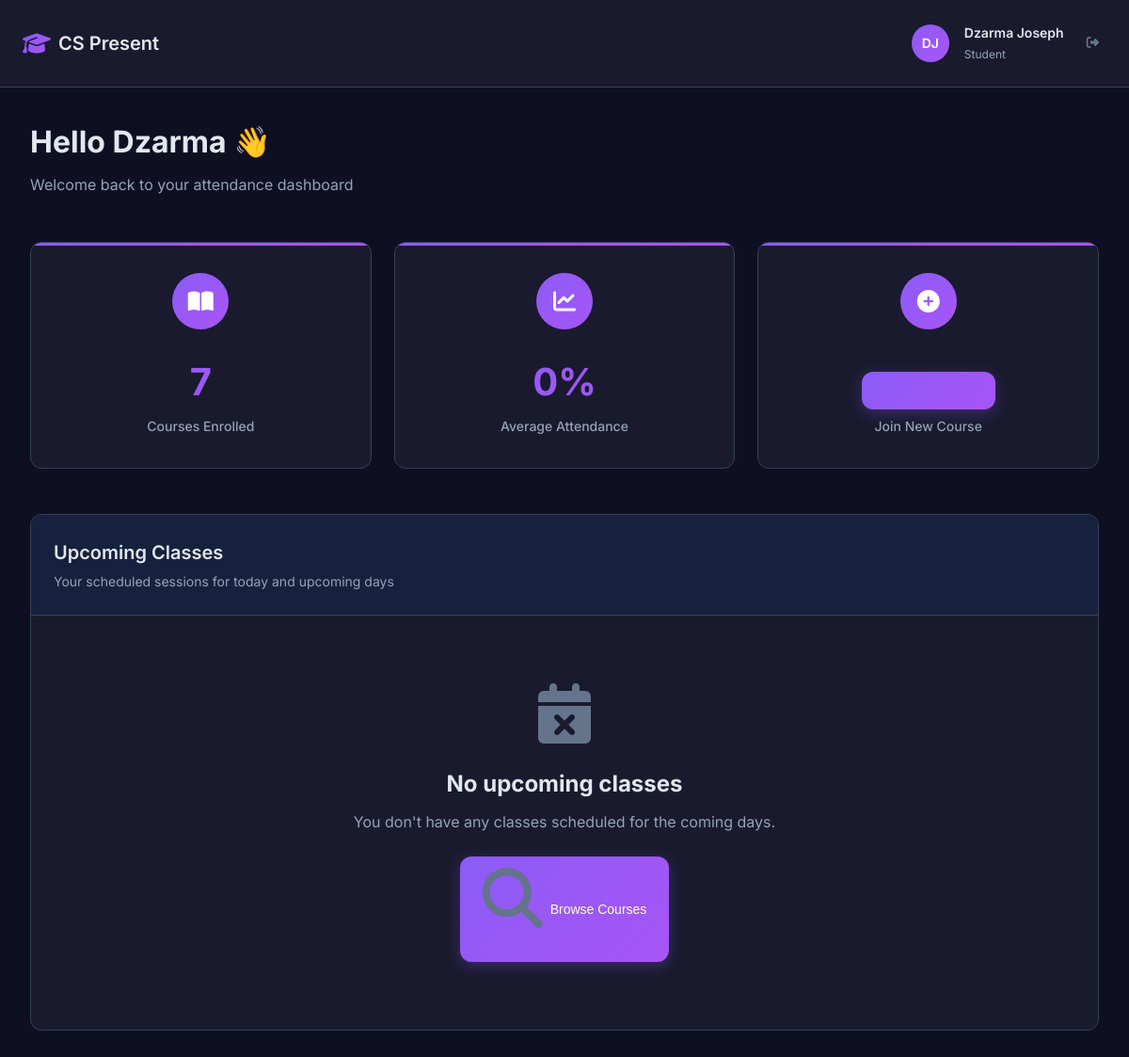
Page /dashboard (signed in) on the committed database.
### models.py (models this page shows, shortened)
class User(db.Model):
    id = db.Column(db.Integer, primary_key=True)
    full_name = db.Column(db.String(100), nullable=False)
    matric_number = db.Column(db.String(20), unique=True, nullable=False)
    password = db.Column(db.String(255), nullable=False)
    role = db.Column(db.String(20), nullable=False, default='student')  # 'student' or 'admin'
    profile_picture = db.Column(db.String(255), default='default-avatar.png')
    created_at = db.Column(db.DateTime, default=datetime.utcnow)
    enrollments = db.relationship('Enrollment', backref='user', lazy=True, cascade='all, delete-orphan')
    attendance_records = db.relationship('AttendanceRecord', backref='user', lazy=True, cascade='all, delete-orphan')
    announcements = db.relationship('Announcement', backref='author', lazy=True)
    notification_reads = db.relationship('AnnouncementRead', backref='user', lazy=True, cascade='all, delete-orphan')

### app.py (the view)
@app.route("/dashboard")
@login_required
def dashboard():
    user = User.query.get(session["user_id"])
    if user.role == "admin":
        return redirect(url_for("admin_dashboard"))
    enrollments = Enrollment.query.filter_by(user_id=user.id).all()
    courses_count = len(enrollments)
    total_classes = 0
    attended_classes = 0
    for enrollment in enrollments:
        course_records = AttendanceRecord.query.filter_by(
            user_id=user.id, course_id=enrollment.course_id
        ).all()
        total_classes += len(course_records)
        attended_classes += len([r for r in course_records if r.status == "present"])
    avg_attendance = round(
        (attended_classes / total_classes * 100) if total_classes > 0 else 0, 1
    )
    today = datetime.now().date()
    upcoming_sessions = (
        ClassSession.query.filter(
            ClassSession.date >= today,
            ClassSession.course_id.in_([e.course_id for e in enrollments]),
        )
        .order_by(ClassSession.date, ClassSession.start_time)
        .limit(5)
        .all()
    )
    return render_template(
        "student/dashboard.html",
        user=user,
        courses_count=courses_count,
        avg_attendance=avg_attendance,
        upcoming_sessions=upcoming_sessions,
    )

### app.py (called while the page is built)
def login_required(f):
    @wraps(f)
    def decorated_function(*args, **kwargs):
        if "user_id" not in session:
            return redirect(url_for("login"))
        return f(*args, **kwargs)
    return decorated_function

### templates/student/dashboard.html (shortened to what this page needs)
{% extends "base.html" %}
{% block content %}
<div class="app-layout">
    <div class="app-header">
        <div class="header-content">
            <div class="header-left">
                <a href="{{ url_for('dashboard') }}" class="header-logo">
                    <i class="fas fa-graduation-cap"></i>
                    <span>CS Present</span>
                </a>
            </div>
            <div class="header-user">
                <div class="user-avatar">
                    {{ user.full_name.split()[0][0] }}{{ user.full_name.split()[1][0] if user.full_name.split()|length > 1 else '' }}
                </div>
                <div class="user-info">
                    <h3>{{ user.full_name }}</h3>
                    <p>Student</p>
                </div>
                <button class="logout-btn" onclick="window.location.href='{{ url_for('logout') }}'">
                    <i class="fas fa-sign-out-alt"></i>
                </button>
            </div>
        </div>
    </div>
    <div class="main-content">
        <div class="page-header">
            <h1 class="page-title">Hello {{ user.full_name.split()[0] }} 👋</h1>
            <p class="page-subtitle">Welcome back to your attendance dashboard</p>
        </div>
        <div class="stats-grid">
            <div class="stat-card">
                <div class="stat-icon">
                    <i class="fas fa-book-open"></i>
                </div>
                <div class="stat-value">{{ courses_count }}</div>
                <div class="stat-label">Courses Enrolled</div>
            </div>
            <div class="stat-card">
                <div class="stat-icon">
                    <i class="fas fa-chart-line"></i>
                </div>
                <div class="stat-value">{{ avg_attendance }}%</div>
                <div class="stat-label">Average Attendance</div>
            </div>
            <div class="stat-card">
                <div class="stat-icon">
                    <i class="fas fa-plus-circle"></i>
                </div>
                <div class="stat-value">
                    <button class="btn btn-primary" onclick="openModal('add-course-modal')">
                        <i class="fas fa-plus"></i>
                    </button>
                </div>
                <div class="stat-label">Join New Course</div>
            </div>
        </div>
        <div class="card">
            <div class="card-header">
                <h2 class="card-title">Upcoming Classes</h2>
                <p class="card-subtitle">Your scheduled sessions for today and upcoming days</p>
            </div>
            <div class="card-body">
                {% if upcoming_sessions %}
                    <div class="upcoming-classes">
                        {% for session in upcoming_sessions %}
                        <div class="class-item"
                             data-session-id="{{ session.id }}"
                             data-start-time="{{ session.start_time }}"
                             data-end-time="{{ session.end_time }}"
                             data-session-date="{{ session.date }}">
                            <div class="class-info">
                                <div class="class-header">
                                    <span class="course-code">{{ session.course.course_code }}</span>
                                    <span class="course-status status-{{ 'active' if session.is_active() else 'upcoming' }}">
                                        {{ 'Active' if session.is_active() else 'Upcoming' }}
                                    </span>
                                </div>
                                <h3 class="course-title">{{ session.course.course_title }}</h3>
                                <p class="course-lecturer">{{ session.course.lecturer_name }}</p>
                                <div class="class-details">
                                    <span class="class-time">
                                        <i class="fas fa-clock"></i>
                                        {{ session.start_time.strftime('%I:%M %p') }} - {{ session.end_time.strftime('%I:%M %p') }}
                                    </span>
                                    <span class="class-date">
                                        <i class="fas fa-calendar"></i>
                                        {{ session.date.strftime('%a, %b %d') }}
                                    </span>
                                    {% if session.location %}
                                    <span class="class-location">
                                        <i class="fas fa-map-marker-alt"></i>
                                        {{ session.location }}
                                    </span>
                                    {% endif %}
                                </div>
                            </div>
                            {% if session.is_active() %}
                            <div class="class-actions">
                                <button class="btn btn-primary attendance-btn animate-pulse"
                                        onclick="markAttendance({{ session.id }})">
                                    <i class="fas fa-user-check"></i>
                                    I Am Present
                                </button>
                            </div>
                            {% endif %}
                        </div>
                        {% endfor %}
                    </div>
                {% else %}
                    <div class="empty-state">
                        <i class="fas fa-calendar-times"></i>
                        <h3>No upcoming classes</h3>
                        <p>You don't have any classes scheduled for the coming days.</p>
                        <button class="btn btn-primary" onclick="window.location.href='{{ url_for('courses') }}'">
                            <i class="fas fa-search"></i>
                            Browse Courses
                        </button>
                    </div>
                {% endif %}
            </div>
        </div>
    </div>
</div>
{% endblock %}

### templates/student/dashboard.html (style rules this page uses)
.empty-state { text-align: center; padding: var(--spacing-2xl); color: var(--text-secondary); }
.empty-state i { font-size: 4rem; color: var(--text-muted); margin-bottom: var(--spacing-lg); }
.empty-state h3 { font-size: 1.5rem; color: var(--text-primary); margin-bottom: var(--spacing-sm); }
.empty-state p { margin-bottom: var(--spacing-lg); }

### rows in the picture
User: full_name "D", full_name.split|length "J", full_name "Dzarma Joseph", full_name "Dzarma"

### other values in the picture
{{ courses_count }} "7"
{{ avg_attendance }} "0"
